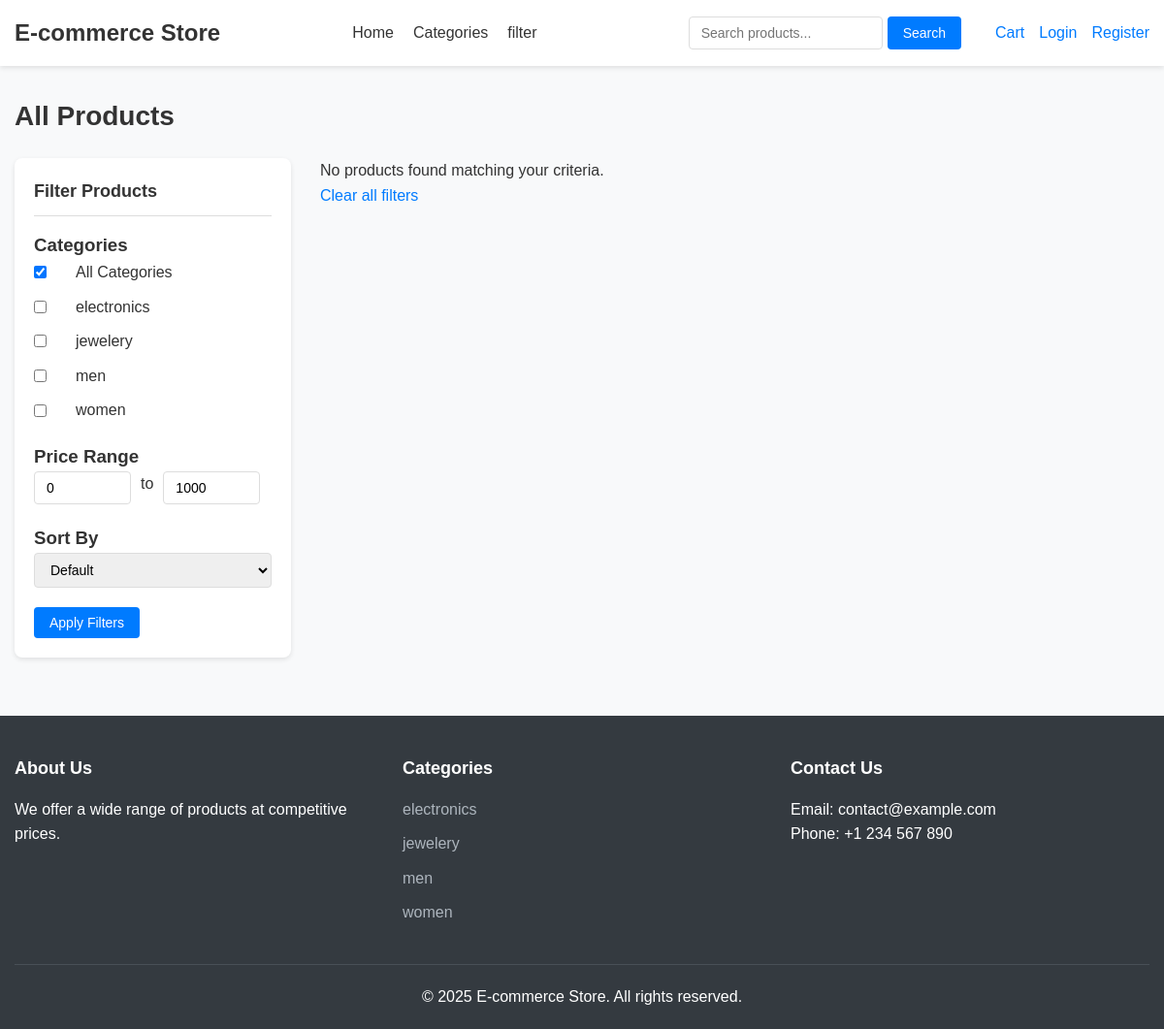
Screenshot of /search.php with the database file from the repository.
### tables this page shows
CREATE TABLE categories (
    category_id INT AUTO_INCREMENT PRIMARY KEY,
    name VARCHAR(50) NOT NULL UNIQUE,
    description TEXT
);

### includes/db.php (called while the page is built, shortened)
<?php
class Database {
    private $conn;
    public function __construct() {
        try {
            $this->conn = new mysqli(DB_HOST, DB_USER, DB_PASS, DB_NAME);
            $this->conn->set_charset("utf8");
        } catch (Exception $e) {
            die("Database connection error: " . $e->getMessage());
        }
    }
    public function query($sql) {
        return $this->conn->query($sql);
    }
}
$db = new Database();
?>

### includes/functions.php (called while the page is built, shortened)
<?php
require_once 'db.php';
function getCategories() {
    global $db;
    $result = $db->query("SELECT * FROM categories ORDER BY name");
    $categories = [];
    while ($row = $result->fetch_assoc()) {
        $categories[] = $row;
    }
    return $categories;
}
?>

### search.php (the view, shortened to what this page needs)
<?php
require_once 'includes/db.php';
require_once 'includes/functions.php';
$categories_selected = isset($_GET['category']) ? (array)$_GET['category'] : [];
$categories_selected = array_filter(array_unique($categories_selected));
$categories_selected = array_map('sanitize', $categories_selected);
$min_price = isset($_GET['min_price']) ? (float) $_GET['min_price'] : 0;
$max_price = isset($_GET['max_price']) ? (float) $_GET['max_price'] : 1000;
$categories = getCategories();
include 'includes/header.php';
?>
<h1 class="page-title">
    <?php
    if (!empty($search)) {
        echo 'Search Results for "' . htmlspecialchars($search) . '"';
    } elseif (!empty($categories_selected)) {
        $unique_categories = array_filter(array_unique($categories_selected));
        echo 'Products in ' . implode(', ', $unique_categories);
    } else {
        echo 'All Products';
    }
    ?>
</h1>
<div class="search-container">
    <div class="filter-sidebar">
        <h2 class="filter-title">Filter Products</h2>
        <form action="<?php echo BASE_URL; ?>/search.php" method="GET">
            <div class="filter-section">
                <h3 class="filter-subtitle">Categories</h3>
                <div class="filter-options">
                    <label>
                        <input type="checkbox" name="category[]" value="" <?php echo empty($categories_selected) ? 'checked' : ''; ?>>
                        All Categories
                    </label>
                    <?php foreach ($categories as $cat): ?>
                        <label>
                            <?php $cat_value = $cat['name']; ?>
                            <input type="checkbox" name="category[]"
                                   value="<?php echo htmlspecialchars($cat_value); ?>"
                                   <?php echo in_array($cat_value, $categories_selected) ? 'checked' : ''; ?>>
                            <span><?php echo htmlspecialchars($cat_value); ?></span>
                        </label>
                    <?php endforeach; ?>
                </div>
            </div>
            <div class="filter-section">
                <h3 class="filter-subtitle">Price Range</h3>
                <div class="price-range">
                    <input type="number" name="min_price" value="<?php echo $min_price; ?>" min="0" placeholder="Min">
                    <span>to</span>
                    <input type="number" name="max_price" value="<?php echo $max_price; ?>" min="0" placeholder="Max">
                </div>
            </div>
            <div class="filter-section">
                <h3 class="filter-subtitle">Sort By</h3>
                <div class="filter-options">
                    <select name="sort" class="sort-select">
                        <option value="" <?php echo empty($sort) ? 'selected' : ''; ?>>Default</option>
                    </select>
                </div>
            </div>
            <button type="submit" class="btn">Apply Filters</button>
        </form>
    </div>
    <div class="search-results">
        <?php if (empty($products)): ?>
            <div class="no-results">
                <p>No products found matching your criteria.</p>
                <p><a href="<?php echo BASE_URL; ?>/search.php">Clear all filters</a></p>
            </div>
        <?php endif; ?>
    </div>
</div>
<?php include 'includes/footer.php'; ?>

### includes/footer.php (shortened to what this page needs)
        </div>
    </main>
    <footer class="main-footer">
        <div class="container">
            <div class="footer-content">
                <div class="footer-section">
                    <h3>About Us</h3>
                    <p>We offer a wide range of products at competitive prices.</p>
                </div>
                <div class="footer-section">
                    <h3>Categories</h3>
                    <ul>
                        <?php
                        $categories = getCategories();
                        foreach ($categories as $category) {
                            echo '<li><a href="' . BASE_URL . '/search.php?category=' . urlencode($category['name']) . '">' . $category['name'] . '</a></li>';
                        }
                        ?>
                    </ul>
                </div>
                <div class="footer-section">
                    <h3>Contact Us</h3>
                    <p>Email: contact@example.com</p>
                    <p>Phone: +1 234 567 890</p>
                </div>
            </div>
            <div class="footer-bottom">
                <p>&copy; <?php echo date('Y'); ?> <?php echo SITE_NAME; ?>. All rights reserved.</p>
            </div>
        </div>
    </footer>
</body>
</html>

### assets/css/style.css (style rules this page uses)
* { margin: 0; padding: 0; box-sizing: border-box; }
body { font-family: Arial, sans-serif; line-height: 1.6; color: #333; background-color: #f8f9fa; }
.container { max-width: 1200px; margin: 0 auto; padding: 0 15px; }
a { text-decoration: none; color: #007bff; }
ul { list-style: none; }
button, .btn { display: inline-block; padding: 8px 16px; background-color: #007bff; color: #fff; border: none; border-radius: 4px; cursor: pointer; font-size: 14px; transition: background-color 0.3s; }
input, select, textarea { padding: 8px 12px; border: 1px solid #ddd; border-radius: 4px; font-size: 14px; width: 100%; }
.page-title { margin-bottom: 20px; font-size: 28px; color: #333; }
.search-container { display: grid; grid-template-columns: 1fr 3fr; gap: 30px; margin-bottom: 30px; }
.filter-sidebar { background-color: #fff; border-radius: 8px; padding: 20px; box-shadow: 0 2px 5px rgba(0, 0, 0, 0.1); align-self: start; }
.filter-section { margin-bottom: 20px; }
.filter-title { font-size: 18px; margin-bottom: 15px; padding-bottom: 10px; border-bottom: 1px solid #ddd; }
.filter-options label { margin-bottom: 10px; display: grid; grid-template-columns: auto 1fr; gap: 30px; align-items: center; }
.filter-options label span { flex: 1; }
.price-range { display: flex; gap: 10px; }
.price-range input { width: 100px; }
.main-footer { background-color: #343a40; color: #fff; padding: 40px 0 20px; }
.footer-content { display: grid; grid-template-columns: repeat(auto-fit, minmax(200px, 1fr)); gap: 30px; margin-bottom: 30px; }
.footer-section h3 { font-size: 18px; margin-bottom: 15px; color: #fff; }
.footer-section ul li { margin-bottom: 10px; }
.footer-section a { color: #adb5bd; }
.footer-bottom { text-align: center; padding-top: 20px; border-top: 1px solid #495057; }

### rows the page displays
categories: name "electronics"
categories: name "jewelery"
categories: name "men"
categories: name "women"

### other values shown
SITE_NAME "E-commerce Store"
